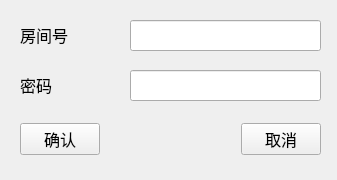
<?xml version="1.0" encoding="UTF-8"?>
<ui version="4.0">
 <class>AddRoom</class>
 <widget class="QWidget" name="AddRoom">
  <property name="geometry">
   <rect>
    <x>0</x>
    <y>0</y>
    <width>337</width>
    <height>180</height>
   </rect>
  </property>
  <property name="font">
   <font>
    <family>微软雅黑</family>
    <pointsize>12</pointsize>
   </font>
  </property>
  <property name="windowTitle">
   <string>Form</string>
  </property>
  <widget class="QLabel" name="lb_roomID">
   <property name="geometry">
    <rect>
     <x>20</x>
     <y>24</y>
     <width>72</width>
     <height>21</height>
    </rect>
   </property>
   <property name="text">
    <string>房间号</string>
   </property>
  </widget>
  <widget class="QLineEdit" name="le_roomID">
   <property name="geometry">
    <rect>
     <x>130</x>
     <y>20</y>
     <width>191</width>
     <height>31</height>
    </rect>
   </property>
  </widget>
  <widget class="QLineEdit" name="le_pwd">
   <property name="geometry">
    <rect>
     <x>130</x>
     <y>70</y>
     <width>191</width>
     <height>31</height>
    </rect>
   </property>
  </widget>
  <widget class="QLabel" name="lb_pwd">
   <property name="geometry">
    <rect>
     <x>20</x>
     <y>74</y>
     <width>72</width>
     <height>21</height>
    </rect>
   </property>
   <property name="text">
    <string>密码</string>
   </property>
  </widget>
  <widget class="QWidget" name="">
   <property name="geometry">
    <rect>
     <x>20</x>
     <y>120</y>
     <width>301</width>
     <height>38</height>
    </rect>
   </property>
   <layout class="QHBoxLayout" name="horizontalLayout">
    <item>
     <widget class="QPushButton" name="pb_confirm">
      <property name="text">
       <string>确认</string>
      </property>
     </widget>
    </item>
    <item>
     <spacer name="horizontalSpacer">
      <property name="orientation">
       <enum>Qt::Horizontal</enum>
      </property>
      <property name="sizeHint" stdset="0">
       <size>
        <width>40</width>
        <height>20</height>
       </size>
      </property>
     </spacer>
    </item>
    <item>
     <widget class="QPushButton" name="pb_cancel">
      <property name="text">
       <string>取消</string>
      </property>
     </widget>
    </item>
   </layout>
  </widget>
 </widget>
 <resources/>
 <connections/>
</ui>
